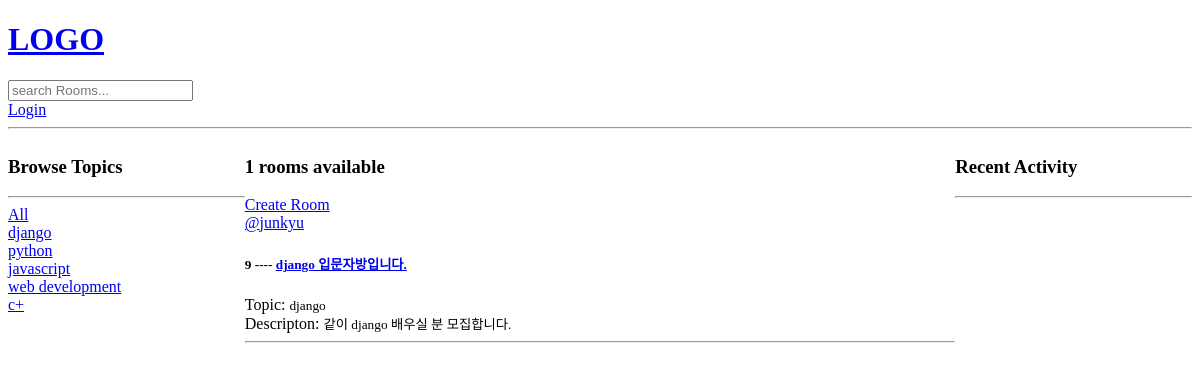
/?q=django, run on an earlier commit of the app's database.
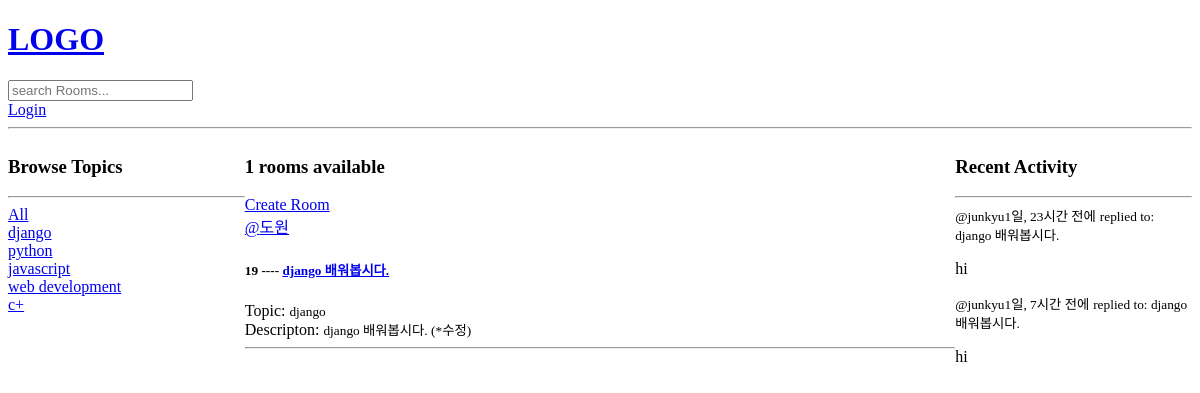
And on a later commit of the database.
### discord/models.py (models this page shows, shortened)
class Topic(models.Model):
    name = models.CharField(max_length=200)

class Room(models.Model):
    host = models.ForeignKey(User, on_delete=models.SET_NULL, null=True)
    topic = models.ForeignKey(Topic, on_delete=models.SET_NULL, null=True)
    name = models.CharField(max_length=200)
    description = models.TextField(null=True, blank=True)
    participants = models.ManyToManyField(User, related_name='participants', blank=True)
    updated = models.DateTimeField(auto_now=True)
    created = models.DateTimeField(auto_now_add=True)
    class meta:
        ordering = ['-updated','-created']
    def __str__(self):
        return self.name

class Message(models.Model):
    user = models.ForeignKey(User, on_delete=models.CASCADE)
    room = models.ForeignKey(Room, on_delete=models.CASCADE)
    body = models.TextField()
    updated = models.DateTimeField(auto_now=True)
    created = models.DateTimeField(auto_now_add=True)
    class meta:
        ordering = ['-updated','-created']
    def __str__(self):
        return self.body[:50]

### discord/views.py (the view)
# urls.py: path('', views.home, name = "home"),
def home(request):
    q = request.GET.get('q') if request.GET.get('q') != None else ''
    rooms = Room.objects.filter(
        Q(topic__name__icontains=q) |
        Q(name__icontains=q) |
        Q(description__icontains=q) |
        Q(host__username__icontains=q)
    )
    topics = Topic.objects.all()
    room_count = rooms.count()
    room_messages = Message.objects.filter(Q(room__topic__name__icontains=q))
    context = {'rooms':rooms, 'topics':topics, 'room_count':room_count, 'room_messages':room_messages}
    return render(request, 'base/home.html', context)

### discord/templates/base/home.html (shortened to what this page needs)
{% extends 'main.html' %}
{% block content %}
<div class = "home-container">
    <div>
      {% include 'base/topics_component.html' %}
    </div>
      <div>
          <h3> {{room_count}} rooms available </h3>
          <a href="{% url 'create-room' %}"> Create Room </a>
          {% include 'base/feed_component.html' %}
      </div>
      <div>
        {% include 'base/activity_component.html' %}
      </div>
</div>
{% endblock %}

### discord/templates/base/topics_component.html
<div>
  <h3>Browse Topics</h3>
  <hr>
  <div>
    <a href="{%url 'home' %}">All</a>
  </div>
  {% for topic in topics %}
    <div>
      <a href="{%url 'home' %}?q={{topic.name}}">{{topic.name}}</a>
    </div>
  {% endfor %}
</div>

### discord/templates/base/feed_component.html (shortened to what this page needs)
<div>
  {%for room in rooms %}
    <div>
      <a href = "{% url 'user-profile' room.host.id %}">@{{room.host}}<a/>
      <h5> {{room.id}} ---- <a href ="{% url 'room' room.id%}">{{room.name}}</a></h5>
      <a>Topic: </a><small>{{room.topic.name}}</small>
      <br><a>Descripton: </a><small>{{room.description}}</small></br>
      <hr>
    </div>
  {% endfor %}
</div>

### discord/templates/base/activity_component.html (shortened to what this page needs)
<h3>Recent Activity</h3>
<hr>
{% for message in room_messages %}
    <div>
      <small><a herf="{% url 'user-profile' message.user.id %}">@{{message.user}}</a>{{message.created|timesince}} 전에</small>
      <small>replied to: {{message.room}}</small>
      <p>{{message}}</p>
    </div>
{% endfor %}

What changed in the data, as far as the page shows it:
removed Room: host "junkyu", id "9", name "django 입문자방입니다.", topic.name "django", description "같이 django 배우실 분 모집합니다."
added Room: host "도원", id "19", name "django 배워봅시다.", topic.name "django", description "django 배워봅시다. (*수정)"
added Message: user "junkyu", created "1일, 23시간", room "django 배워봅시다.", body "hi"
added Message: user "junkyu", created "1일, 7시간", room "django 배워봅시다.", body "hi"
